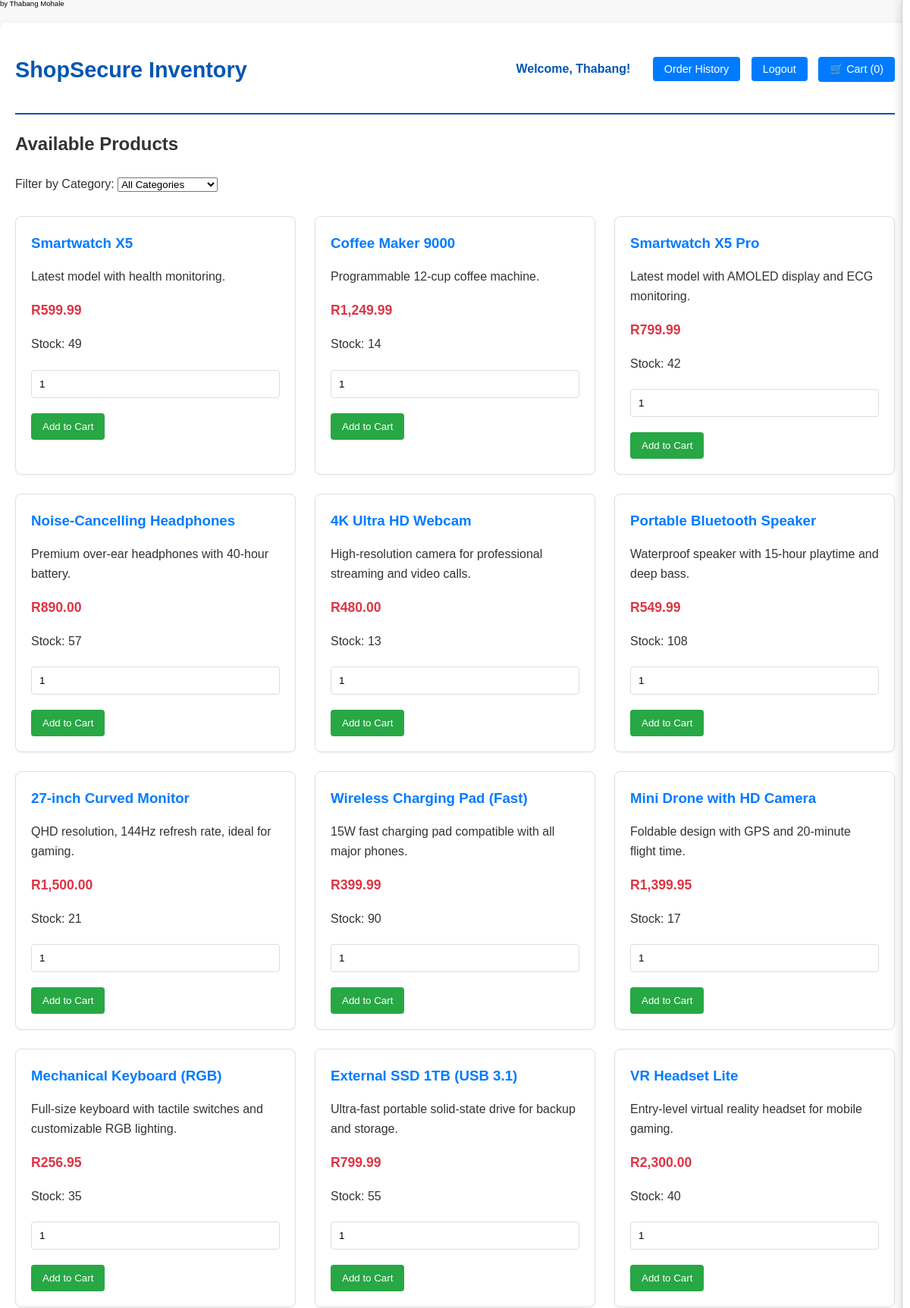
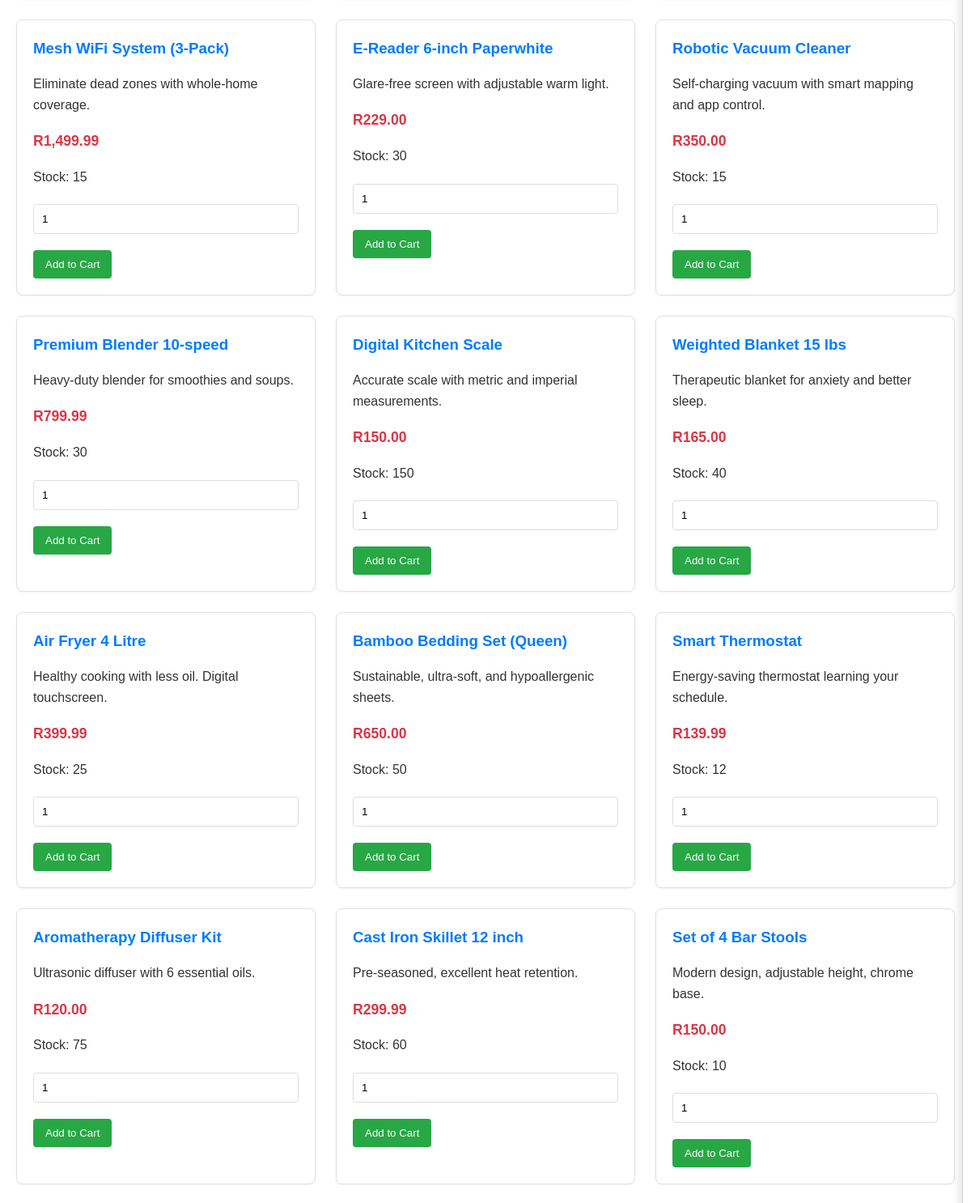
The app's page /index.php?login_success=true (signed in, upper part) with its own data (2 pictures, top to bottom).
### tables this page shows
CREATE TABLE `products` (
  `productID` int NOT NULL AUTO_INCREMENT,
  `name` varchar(150) NOT NULL,
  `description` text,
  `price` decimal(10,2) NOT NULL,
  `stockQty` int NOT NULL DEFAULT '0',
  `category` varchar(50) NOT NULL,
  PRIMARY KEY (`productID`),
  KEY `idx_category` (`category`),
  KEY `idx_stock` (`stockQty`)
);

### index.php (the view, shortened to what this page needs)
<?php
require 'db_config.php';
$is_logged_in = isset($_SESSION['customerID']);
$user_name = $_SESSION['name'] ?? 'Guest';
$greeting = $is_logged_in ? "Welcome, " . htmlspecialchars($user_name) . "!" : "Hello, Guest!";
try {
    $products = $pdo->query("SELECT productID, name, description, price, stockQty, category FROM Products WHERE stockQty > 0")->fetchAll();
} catch (PDOException $e) {
    error_log("Failed to fetch products for index: " . $e->getMessage());
    $products = [];
    $categories = [];
}
$cart_count = 0;
?>
<!DOCTYPE html>
<html lang="en">
<head>
     <span style="font-size: 0.6em; font-weight: 430; color: #000000ff; display: block; line-height: 1;">by Thabang Mohale</span>
    <link rel="stylesheet" href="styles.css">
</head>
<body>
    <div class="container">
        <header>
            <h1>ShopSecure Inventory</h1>
            <nav>
                <span style="margin-right: 15px; font-weight: bold; color: #0056b3;"><?php echo $greeting; ?></span>
                <?php if ($is_logged_in): ?>
                    <a href="order_history.php">Order History</a> <a href="logout.php">Logout</a>
                    <button id="cartToggle">🛒 Cart (<span id="cartCount"><?php echo $cart_count; ?></span>)</button>
                <?php else: ?>
                    <a href="login.php">Login</a>
                    <a href="register.php">Register</a>
                <?php endif; ?>
            </nav>
        </header>
        <section>
            <h2>Available Products</h2>
            <div style="margin-bottom: 20px;">
                <label for="categoryFilter">Filter by Category:</label>
                <select id="categoryFilter">
                    <option value="">All Categories</option>
                </select>
            </div>
            <div class="product-grid" id="productGrid">
                <?php foreach ($products as $p): ?>
                <div class="product-card" data-category="<?php echo htmlspecialchars($p['category']); ?>">
                    <h3><?php echo htmlspecialchars($p['name']); ?></h3>
                    <p><?php echo htmlspecialchars($p['description']); ?></p>
                    <p class="price">R<?php echo number_format($p['price'], 2); ?></p>
                    <p>Stock: <span class="stock-qty"><?php echo (int)$p['stockQty']; ?></span></p>
                    <?php if ($is_logged_in && $p['stockQty'] > 0): ?>
                    <form onsubmit="event.preventDefault(); addToCart(this);">
                        <input type="number" name="quantity" min="1" max="<?php echo (int)$p['stockQty']; ?>" value="1" required>
                        <button type="submit">Add to Cart</button>
                    </form>
                    <?php elseif ($p['stockQty'] == 0): ?>
                        <p class="out-of-stock">Out of Stock</p>
                    <?php else: ?>
                        <p><a href="login.html">Login to Purchase</a></p>
                    <?php endif; ?>
                </div>
                <?php endforeach; ?>
            </div>
        </section>
        <div class="cart" id="cart"></div>
    </div>
</body>
</html>

### styles.css (style rules this page uses)
body { font-family: 'Arial', sans-serif; margin: 0; padding: 0; background: #f8f8f8; color: #333; line-height: 1.6; }
.container { max-width: 1200px; margin: 20px auto; background: white; padding: 20px; border-radius: 8px; box-shadow: 0 4px 12px rgba(0,0,0,0.1); }
header { display: flex; justify-content: space-between; align-items: center; padding-bottom: 15px; border-bottom: 2px solid #0056b3; margin-bottom: 20px; }
h1 { color: #0056b3; font-size: 1.8rem; }
nav a, nav button { text-decoration: none; color: white; padding: 8px 15px; border-radius: 4px; background: #007bff; border: none; cursor: pointer; margin-left: 10px; font-size: 0.9rem; }
form input, form textarea, form select { width: 100%; padding: 10px; margin-top: 5px; border: 1px solid #ddd; border-radius: 4px; box-sizing: border-box; }
form button { background: #28a745; color: white; padding: 10px 15px; margin-top: 20px; border: none; border-radius: 4px; cursor: pointer; }
.product-grid { display: grid; grid-template-columns: repeat(auto-fit, minmax(280px, 1fr)); gap: 25px; margin: 30px 0; }
.product-card { border: 1px solid #e0e0e0; padding: 20px; border-radius: 8px; box-shadow: 0 1px 3px rgba(0,0,0,0.05); background: #fff; transition: transform 0.2s; }
.product-card h3 { color: #007bff; margin-top: 0; margin-bottom: 5px; }
.product-card .price { font-weight: bold; color: #dc3545; font-size: 1.1rem; }
.cart { position: fixed; right: -350px; top: 0; height: 100%; width: 320px; background: #fff; padding: 20px; border-left: 1px solid #ccc; box-shadow: -4px 0 10px rgba(0,0,0,0.1); transition: right 0.3s ease; z-index: 1000; }

### records on screen
products: name "Smartwatch X5", description "Latest model with health monitoring.", price "599.99", stockQty "49"
products: name "Coffee Maker 9000", description "Programmable 12-cup coffee machine.", price "1,249.99", stockQty "14"
products: name "Smartwatch X5 Pro", description "Latest model with AMOLED display and ECG monitoring.", price "799.99", stockQty "42"
products: name "Noise-Cancelling Headphones", description "Premium over-ear headphones with 40-hour battery.", price "890.00", stockQty "57"
products: name "4K Ultra HD Webcam", description "High-resolution camera for professional streaming and video calls.", price "480.00", stockQty "13"
products: name "Portable Bluetooth Speaker", description "Waterproof speaker with 15-hour playtime and deep bass.", price "549.99", stockQty "108"
products: name "27-inch Curved Monitor", description "QHD resolution, 144Hz refresh rate, ideal for gaming.", price "1,500.00", stockQty "21"
products: name "Wireless Charging Pad (Fast)", description "15W fast charging pad compatible with all major phones.", price "399.99", stockQty "90"
products: name "Mini Drone with HD Camera", description "Foldable design with GPS and 20-minute flight time.", price "1,399.95", stockQty "17"
products: name "Mechanical Keyboard (RGB)", description "Full-size keyboard with tactile switches and customizable RGB lighting.", price "256.95", stockQty "35"
products: name "External SSD 1TB (USB 3.1)", description "Ultra-fast portable solid-state drive for backup and storage.", price "799.99", stockQty "55"
products: name "VR Headset Lite", description "Entry-level virtual reality headset for mobile gaming.", price "2,300.00", stockQty "40"
products: name "Mesh WiFi System (3-Pack)", description "Eliminate dead zones with whole-home coverage.", price "1,499.99", stockQty "15"
products: name "E-Reader 6-inch Paperwhite", description "Glare-free screen with adjustable warm light.", price "229.00", stockQty "30"
products: name "Robotic Vacuum Cleaner", description "Self-charging vacuum with smart mapping and app control.", price "350.00", stockQty "15"
products: name "Premium Blender 10-speed", description "Heavy-duty blender for smoothies and soups.", price "799.99", stockQty "30"
products: name "Digital Kitchen Scale", description "Accurate scale with metric and imperial measurements.", price "150.00", stockQty "150"
products: name "Weighted Blanket 15 lbs", description "Therapeutic blanket for anxiety and better sleep.", price "165.00", stockQty "40"
products: name "Air Fryer 4 Litre", description "Healthy cooking with less oil. Digital touchscreen.", price "399.99", stockQty "25"
products: name "Bamboo Bedding Set (Queen)", description "Sustainable, ultra-soft, and hypoallergenic sheets.", price "650.00", stockQty "50"
products: name "Smart Thermostat", description "Energy-saving thermostat learning your schedule.", price "139.99", stockQty "12"
products: name "Aromatherapy Diffuser Kit", description "Ultrasonic diffuser with 6 essential oils.", price "120.00", stockQty "75"
products: name "Cast Iron Skillet 12 inch", description "Pre-seasoned, excellent heat retention.", price "299.99", stockQty "60"
products: name "Set of 4 Bar Stools", description "Modern design, adjustable height, chrome base.", price "150.00", stockQty "10"

### other values on screen
$greeting "Welcome, Thabang!"
$cart_count "0"
